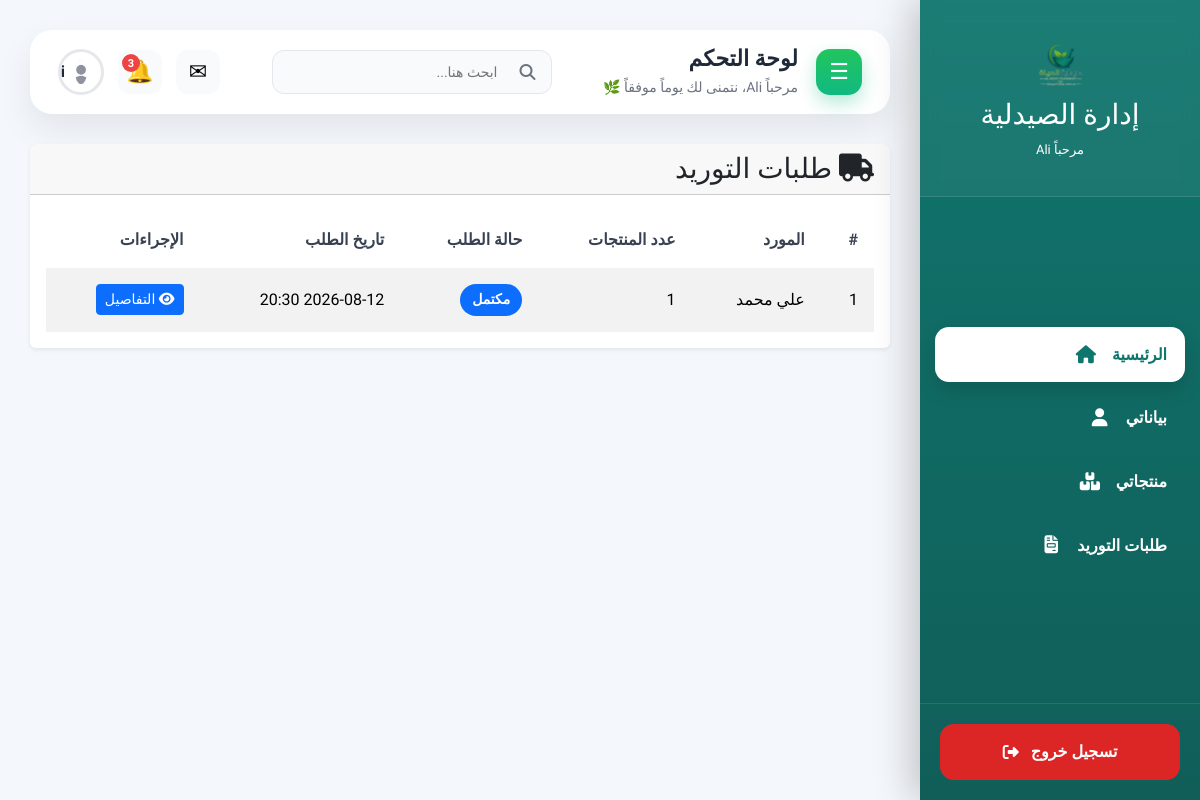
/purchases/ (signed in), run on an earlier commit of the app's database.
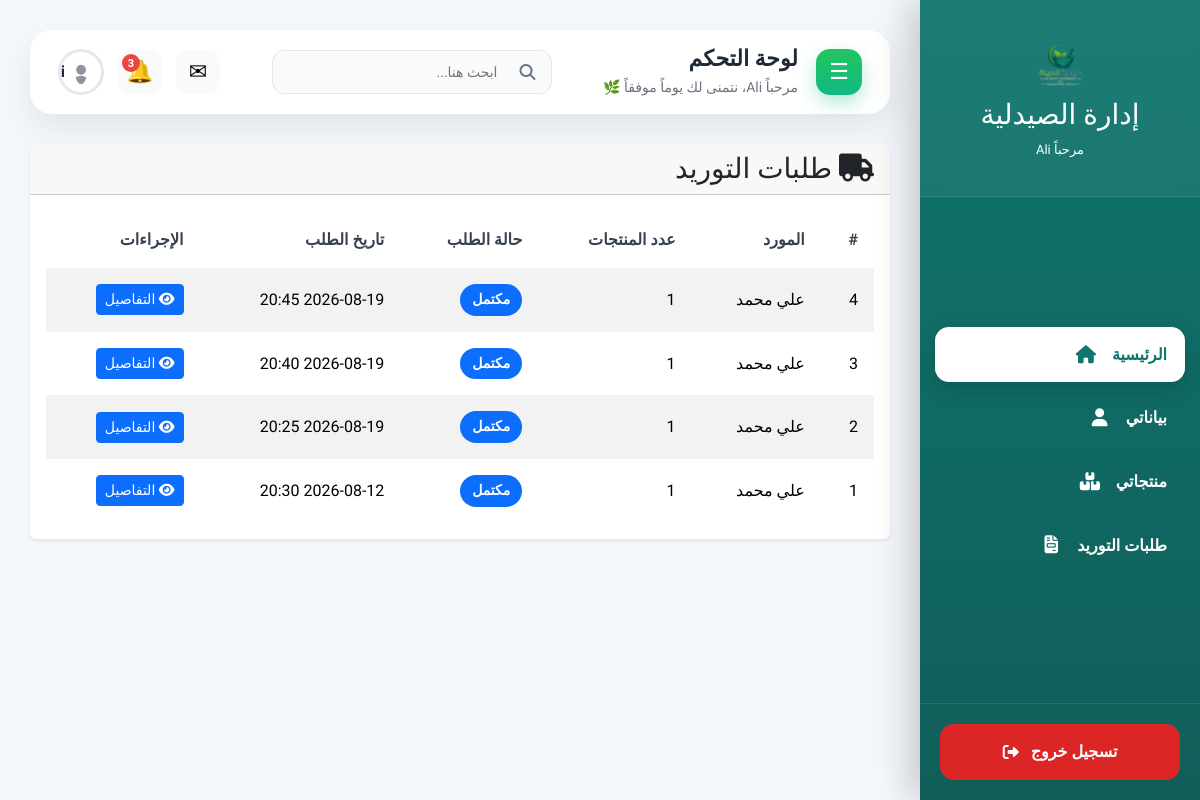
And on a later commit of the database.
### accounts/models.py (models this page shows, shortened)
class User(AbstractUser):
    ROLE_CHOICES = [
        ("admin", "مدير"),
        ("pharmacist", "صيدلي"),
        ("customer", "عميل"),
        ("supplier", "مورد"),
    ]
    ACCOUNT_STATUS_CHOICES = [
        ("pending", "قيد المراجعة"),
        ("approved", "مقبول"),
        ("rejected", "مرفوض"),
    ]
    full_name = models.CharField(
        max_length=200,
        verbose_name="الاسم الكامل"
    )
    email = models.EmailField(
        unique=True,
        verbose_name="البريد الإلكتروني"
    )
    phone = models.CharField(
        max_length=20,
        verbose_name="رقم الهاتف"
    )
    role = models.CharField(
        max_length=20,
        choices=ROLE_CHOICES,
        default="pharmacist",
        verbose_name="نوع الحساب"
    )
    account_status = models.CharField(
        max_length=20,
        choices=ACCOUNT_STATUS_CHOICES,
        default="pending",
        verbose_name="حالة الحساب"
    )
    is_active = models.BooleanField(
        default=True,
        verbose_name="الحساب نشط"
    )
    created_at = models.DateTimeField(
        auto_now_add=True,
        verbose_name="تاريخ الإنشاء"
    )
    updated_at = models.DateTimeField(
        auto_now=True,
        verbose_name="آخر تحديث"
    )
    class Meta:
        verbose_name = "مستخدم"
        verbose_name_plural = "المستخدمون"
        ordering = ["full_name"]

### purchases/models.py (models this page shows, shortened)
class PurchaseOrder(models.Model):
    STATUS_CHOICES = [
        ("pending", "قيد المراجعة"),
        ("approved", "تمت الموافقة"),
        ("rejected", "مرفوض"),
        ("completed", "مكتمل"),
    ]
    supplier = models.ForeignKey(
        Supplier,
        on_delete=models.CASCADE,
        related_name="purchase_orders",
        verbose_name="المورد"
    )
    status = models.CharField(
        max_length=20,
        choices=STATUS_CHOICES,
        default="pending",
        verbose_name="حالة الطلب"
    )
    notes = models.TextField(
        blank=True,
        verbose_name="ملاحظات"
    )
    created_at = models.DateTimeField(
        auto_now_add=True,
        verbose_name="تاريخ الطلب"
    )
    updated_at = models.DateTimeField(
        auto_now=True,
        verbose_name="آخر تحديث"
    )
    class Meta:
        verbose_name = "طلب توريد"
        verbose_name_plural = "طلبات التوريد"
        ordering = ["-created_at"]

### suppliers/models.py (models this page shows, shortened)
class Supplier(models.Model):
    user = models.OneToOneField(
        User,
        on_delete=models.CASCADE,
        null=True,
        blank=True,
        related_name="supplier_profile",
        verbose_name="حساب المستخدم"
    )
    full_name = models.CharField(
        max_length=200,
        verbose_name="اسم المورد"
    )
    phone = models.CharField(
        max_length=20,
        verbose_name="رقم الهاتف"
    )
    email = models.EmailField(
        blank=True,
        verbose_name="البريد الإلكتروني"
    )
    company_name = models.CharField(
        max_length=200,
        blank=True,
        verbose_name="اسم الشركة"
    )
    address = models.TextField(
        blank=True,
        verbose_name="العنوان"
    )
    notes = models.TextField(
        blank=True,
        verbose_name="ملاحظات"
    )
    created_at = models.DateTimeField(
        auto_now_add=True,
        verbose_name="تاريخ الإضافة"
    )
    updated_at = models.DateTimeField(
        auto_now=True,
        verbose_name="آخر تحديث"
    )
    class Meta:
        verbose_name = "مورد"
        verbose_name_plural = "الموردون"
        ordering = ["full_name"]

### purchases/views.py (the view, shortened to what this page needs)
@login_required(login_url="login")
def purchase_list(request):
    if request.user.role == "supplier":
        orders = PurchaseOrder.objects.filter(
            supplier__user=request.user
        ).select_related(
            "supplier"
        ).prefetch_related(
            "items__medicine"
        ).order_by(
            "-created_at"
        )
    else:
        messages.error(
            request,
            "🚫 غير مسموح لك بالوصول إلى طلبات التوريد."
        )
        return redirect("dashboard")
    return render(
        request,
        "purchases/purchase_list.html",
        {
            "orders": orders,
        }
    )

### purchases/templates/purchases/purchase_list.html (shortened to what this page needs)
{% extends "dashboard/dashboard_base.html" %}
{% block dashboard_content %}
<div class="card shadow-sm border-0">
    <div class="card-header purchase-card-header">
        <h3 class="mb-0">
            <i class="fas fa-truck"></i>
            طلبات التوريد
        </h3>
    </div>
    <div class="card-body">
        <div class="table-responsive">
            <table class="table table-striped table-hover align-middle purchase-table">
                <thead>
                    <tr>
                        <th>
                            #
                        </th>
                        <th>
                            المورد
                        </th>
                        <th>
                            عدد المنتجات
                        </th>
                        <th>
                            حالة الطلب
                        </th>
                        <th>
                            تاريخ الطلب
                        </th>
                        <th>
                            الإجراءات
                        </th>
                    </tr>
                </thead>
                <tbody>
                {% for order in orders %}
                    <tr>
                        <td>
                            {{ order.id }}
                        </td>
                        <td>
                            {{ order.supplier.full_name }}
                        </td>
                        <td>
                            {{ order.items.count }}
                        </td>
                        <td>
                            {% if order.status == "pending" %}
                                <span class="purchase-status purchase-status-pending">
                                    قيد المراجعة
                                </span>
                            {% elif order.status == "approved" %}
                                <span class="purchase-status purchase-status-approved">
                                    تمت الموافقة
                                </span>
                            {% elif order.status == "rejected" %}
                                <span class="purchase-status purchase-status-rejected">
                                    مرفوض
                                </span>
                            {% elif order.status == "completed" %}
                                <span class="purchase-status purchase-status-completed">
                                    مكتمل
                                </span>
                            {% else %}
                                <span class="purchase-status purchase-status-unknown">
                                    {{ order.status }}
                                </span>
                            {% endif %}
                        </td>
                        <td>
                            {{ order.created_at|date:"Y-m-d H:i" }}
                        </td>
                        <td>
                            <a
                                href="{% url 'purchase_detail' order.id %}"
                                class="btn btn-primary btn-sm">
                                <i class="fas fa-eye"></i>
                                التفاصيل
                            </a>
                        </td>
                    </tr>
                {% endfor %}
                </tbody>
            </table>
        </div>
    </div>
</div>
{% endblock %}

### templates/dashboard/dashboard_base.html (shortened to what this page needs)
{% extends "dashboard/base.html" %}
{% load static %}
{% block extra_css %}
<link rel="stylesheet" href="{% static 'css/dashboard.css' %}">
{% endblock %}
{% block content %}
<div class="dashboard-layout">
    {% include "layouts/sidebar.html" %}
    <main class="dashboard-content">
        {% include "layouts/dashboard_navbar.html" %}
        <div class="dashboard-page">
            {% block dashboard_content %}
            {% endblock %}
        </div>
    </main>
</div>
{% endblock %}

### templates/dashboard/base.html (shortened to what this page needs)
{% load static %}
<!DOCTYPE html>
<html lang="ar" dir="rtl">
<head>
    <link href="https://cdn.jsdelivr.net/npm/bootstrap@5.3.7/dist/css/bootstrap.rtl.min.css" rel="stylesheet">
    <link rel="stylesheet"
          href="https://cdnjs.cloudflare.com/ajax/libs/font-awesome/6.7.2/css/all.min.css">
    <link rel="stylesheet" href="{% static 'css/style.css' %}">
    {% block extra_css %}
    {% endblock %}
</head>
<body>
    <main id="main-content">
        {% block content %}
        {% endblock %}
    </main>
</body>
</html>

### templates/layouts/loader.html (shortened to what this page needs)
{% load static %}

### templates/layouts/sidebar.html (shortened to what this page needs)
{% load static %}
<aside class="sidebar" id="sidebar">
    <div class="sidebar-header">
        <img
            src="{% static 'images/logo/logo.png' %}"
            class="sidebar-logo"
            alt="صيدلية الحياة">
        <h3>
            إدارة الصيدلية
        </h3>
        {% if user.is_authenticated %}
            <p class="text-center text-white mt-2 mb-0">
                مرحباً {{ user.username }}
            </p>
        {% endif %}
    </div>
    <ul class="sidebar-menu">
        <li>
            <a
                href="{% url 'dashboard' %}"
                class="active">
                <span>
                    الرئيسية
                </span>
                <i class="fa-solid fa-house"></i>
            </a>
        </li>
        {% if user.is_authenticated and user.role == "supplier" %}
            <li>
                <a href="{% url 'supplier_profile' %}">
                    <span>
                        بياناتي
                    </span>
                    <i class="fa-solid fa-user"></i>
                </a>
            </li>
            <li>
                <a href="{% url 'supplier_medicines' %}">
                    <span>
                        منتجاتي
                    </span>
                    <i class="fa-solid fa-boxes-stacked"></i>
                </a>
            </li>
            <li>
                <a href="{% url 'supplier_orders' %}">
                    <span>
                        طلبات التوريد
                    </span>
                    <i class="fa-solid fa-file-invoice"></i>
                </a>
            </li>
        {% endif %}
    </ul>
    <div class="sidebar-footer">
        <a
            href="{% url 'logout' %}"
            class="logout-btn">
            <span>
                تسجيل خروج
            </span>
            <i class="fa-solid fa-right-from-bracket"></i>
        </a>
    </div>
</aside>

### templates/layouts/dashboard_navbar.html (shortened to what this page needs)
{% load static %}
<nav class="dashboard-navbar">
    <div class="navbar-right">
        <button id="menuToggle" class="menu-btn">
    <span style="font-size:22px;color:white;">☰</span>
</button>
        <div class="page-title">
            <h4>لوحة التحكم</h4>
            {% if user.is_authenticated %}
            <span>مرحباً {{ user.username|capfirst }}، نتمنى لك يوماً موفقاً 🌿</span>
            {% else %}
            <span>مرحباً بك، نتمنى لك يوماً موفقاً 🌿</span>
            {% endif %}
        </div>
    </div>
    <div class="navbar-center">
        <div class="search-box">
            <i class="fa-solid fa-magnifying-glass"></i>
            <input
                type="text"
                placeholder="ابحث هنا...">
        </div>
    </div>
    <div class="navbar-left">
        <button class="nav-icon">
    <span style="font-size:22px;">✉</span>
</button>
<button class="nav-icon">
    <span style="font-size:22px;">🔔</span>
    <span class="badge">3</span>
</button>
        <div class="user-menu">
          <img src="{% static 'images/logo/1.jpg' %}" alt="Administrator">
          {% if user.is_authenticated %}
          <span>{{ user.username }}</span>
          {% else %}
          <span>زائر</span>
          {% endif %}
        </div>
    </div>
</nav>

### static/css/dashboard.css (style rules this page uses)
.dashboard-content { padding:30px; background:#f4f7fb; min-height:100vh; }
.dashboard-page { width:100%; margin-top:25px; }
.btn { transition:.3s ease; }

### static/css/variables.css (style rules this page uses)
:root { --primary-color:#0F766E; --primary-light:#14B8A6; --primary-dark:#115E59; --secondary-color:#2563EB; --secondary-light:#60A5FA; --success:#22C55E; --warning:#F59E0B; --danger:#EF4444; --info:#06B6D4; --background:#F8FAFC; --surface:#FFFFFF; --text-primary:#1E293B; --text-secondary:#64748B; --text-light:#94A3B8; --border:#E2E8F0; --shadow-sm:0 2px 8px rgba(15,118,110,.08); --shadow-md:0 8px 25px rgba(15,118,110,.12); --shadow-lg:0 20px 45px rgba(15,118,110,.18); --radius-sm:8px; --radius-md:14px; --radius-lg:22px; --radius-xl:30px; --transition:.35s ease; --sidebar-width:270px; --navbar-height:75px; }

### purchases/templates/purchases/purchase_list.html (style rules this page uses)
.purchase-status { display: inline-flex !important; align-items: center; justify-content: center; position: static !important; width: auto !important; height: auto !important; padding: 6px 12px; border-radius: 20px; font-size: 14px; font-weight: 600; white-space: nowrap; line-height: 1.4; vertical-align: middle; transform: none !important; }
.purchase-status-completed { background-color: #0d6efd; color: white; }
.purchase-card-header { position: relative; display: flex; align-items: center; justify-content: space-between; flex-wrap: wrap; gap: 10px; }
.purchase-table th, .purchase-table td { vertical-align: middle; white-space: nowrap; }

What changed in the data, as far as the page shows it:
added PurchaseOrder: id "4", supplier.full_name "علي محمد", items.count "1", status "مكتمل", created_at "2026-08-19 20:45"
added PurchaseOrder: id "3", supplier.full_name "علي محمد", items.count "1", status "مكتمل", created_at "2026-08-19 20:40"
added PurchaseOrder: id "2", supplier.full_name "علي محمد", items.count "1", status "مكتمل", created_at "2026-08-19 20:25"
